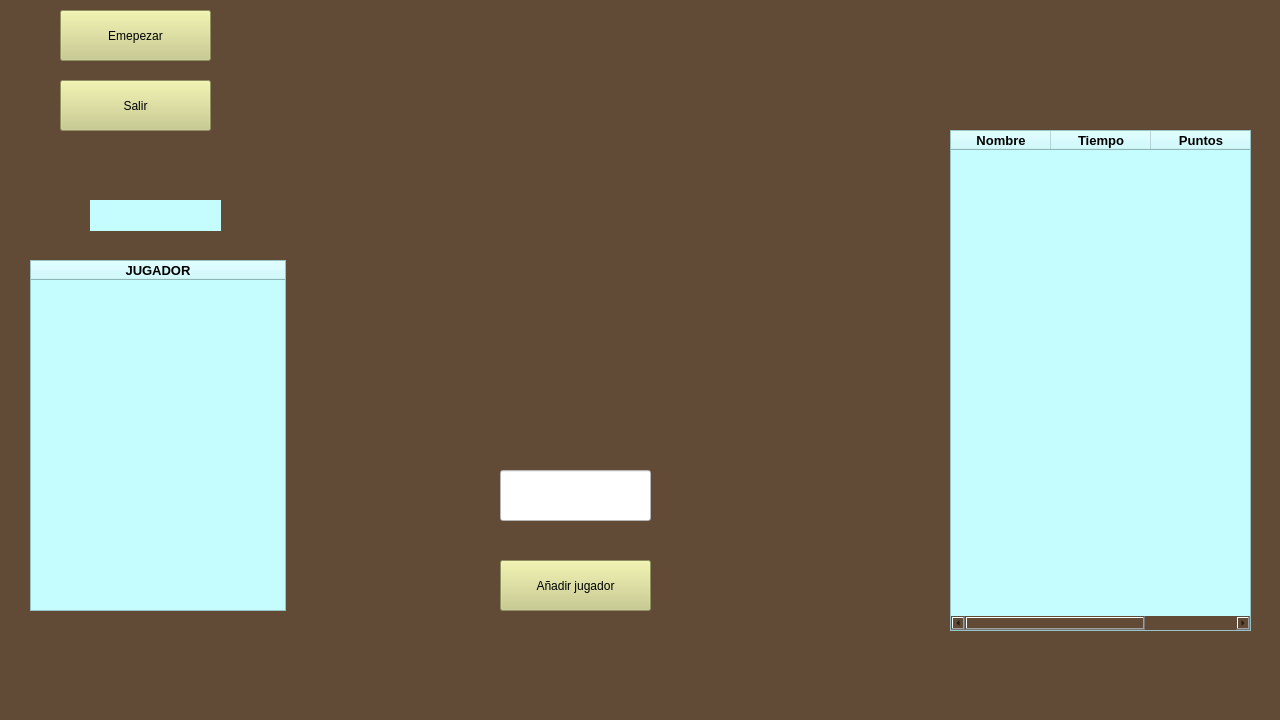
<?xml version="1.0" encoding="UTF-8"?>
<ui version="4.0">
 <class>MainWindow</class>
 <widget class="QMainWindow" name="MainWindow">
  <property name="geometry">
   <rect>
    <x>0</x>
    <y>0</y>
    <width>1280</width>
    <height>720</height>
   </rect>
  </property>
  <property name="windowTitle">
   <string>MainWindow</string>
  </property>
  <property name="styleSheet">
   <string notr="true">background-color: rgb(98, 75, 54);</string>
  </property>
  <widget class="QWidget" name="centralwidget">
   <widget class="QTableWidget" name="tablaTop">
    <property name="geometry">
     <rect>
      <x>950</x>
      <y>130</y>
      <width>301</width>
      <height>501</height>
     </rect>
    </property>
    <property name="styleSheet">
     <string notr="true">background-color: rgb(197, 253, 255);</string>
    </property>
    <property name="autoScroll">
     <bool>true</bool>
    </property>
    <property name="showDropIndicator" stdset="0">
     <bool>true</bool>
    </property>
    <property name="showGrid">
     <bool>true</bool>
    </property>
    <property name="wordWrap">
     <bool>true</bool>
    </property>
    <attribute name="horizontalHeaderVisible">
     <bool>true</bool>
    </attribute>
    <attribute name="horizontalHeaderCascadingSectionResizes">
     <bool>false</bool>
    </attribute>
    <column>
     <property name="text">
      <string>Nombre</string>
     </property>
     <property name="font">
      <font>
       <pointsize>10</pointsize>
       <weight>75</weight>
       <bold>true</bold>
      </font>
     </property>
     <property name="textAlignment">
      <set>AlignCenter</set>
     </property>
    </column>
    <column>
     <property name="text">
      <string>Tiempo</string>
     </property>
     <property name="font">
      <font>
       <pointsize>10</pointsize>
       <weight>75</weight>
       <bold>true</bold>
      </font>
     </property>
     <property name="textAlignment">
      <set>AlignCenter</set>
     </property>
    </column>
    <column>
     <property name="text">
      <string>Puntos</string>
     </property>
     <property name="font">
      <font>
       <pointsize>10</pointsize>
       <weight>75</weight>
       <bold>true</bold>
      </font>
     </property>
     <property name="textAlignment">
      <set>AlignCenter</set>
     </property>
    </column>
   </widget>
   <widget class="QTableWidget" name="tablaJugadores">
    <property name="geometry">
     <rect>
      <x>30</x>
      <y>260</y>
      <width>256</width>
      <height>351</height>
     </rect>
    </property>
    <property name="layoutDirection">
     <enum>Qt::LeftToRight</enum>
    </property>
    <property name="styleSheet">
     <string notr="true">background-color: rgb(197, 253, 255);</string>
    </property>
    <attribute name="horizontalHeaderDefaultSectionSize">
     <number>254</number>
    </attribute>
    <column>
     <property name="text">
      <string>JUGADOR</string>
     </property>
     <property name="font">
      <font>
       <pointsize>10</pointsize>
       <weight>75</weight>
       <bold>true</bold>
      </font>
     </property>
     <property name="textAlignment">
      <set>AlignCenter</set>
     </property>
    </column>
   </widget>
   <widget class="QLabel" name="lblJugador">
    <property name="geometry">
     <rect>
      <x>90</x>
      <y>200</y>
      <width>131</width>
      <height>31</height>
     </rect>
    </property>
    <property name="styleSheet">
     <string notr="true">background-color: rgb(197, 253, 255);</string>
    </property>
    <property name="text">
     <string>&lt;html&gt;&lt;head/&gt;&lt;body&gt;&lt;p align=&quot;center&quot;&gt;&lt;br/&gt;&lt;/p&gt;&lt;/body&gt;&lt;/html&gt;</string>
    </property>
    <property name="alignment">
     <set>Qt::AlignCenter</set>
    </property>
   </widget>
   <widget class="QPushButton" name="btnCargarJugador">
    <property name="geometry">
     <rect>
      <x>500</x>
      <y>560</y>
      <width>151</width>
      <height>51</height>
     </rect>
    </property>
    <property name="styleSheet">
     <string notr="true">background-color: rgb(200, 203, 131);</string>
    </property>
    <property name="text">
     <string>Añadir jugador</string>
    </property>
   </widget>
   <widget class="QLineEdit" name="editNombre">
    <property name="geometry">
     <rect>
      <x>500</x>
      <y>470</y>
      <width>151</width>
      <height>51</height>
     </rect>
    </property>
    <property name="styleSheet">
     <string notr="true">background-color: rgb(255, 255, 255);</string>
    </property>
   </widget>
   <widget class="QPushButton" name="btnSalir">
    <property name="geometry">
     <rect>
      <x>60</x>
      <y>80</y>
      <width>151</width>
      <height>51</height>
     </rect>
    </property>
    <property name="styleSheet">
     <string notr="true">background-color: rgb(200, 203, 131);</string>
    </property>
    <property name="text">
     <string>Salir</string>
    </property>
   </widget>
   <widget class="QPushButton" name="btnEmpezar">
    <property name="geometry">
     <rect>
      <x>60</x>
      <y>10</y>
      <width>151</width>
      <height>51</height>
     </rect>
    </property>
    <property name="styleSheet">
     <string notr="true">background-color: rgb(200, 203, 131);</string>
    </property>
    <property name="text">
     <string>Emepezar</string>
    </property>
   </widget>
  </widget>
  <widget class="QMenuBar" name="menubar">
   <property name="geometry">
    <rect>
     <x>0</x>
     <y>0</y>
     <width>1280</width>
     <height>21</height>
    </rect>
   </property>
  </widget>
  <widget class="QStatusBar" name="statusbar"/>
 </widget>
 <resources/>
 <connections/>
</ui>
